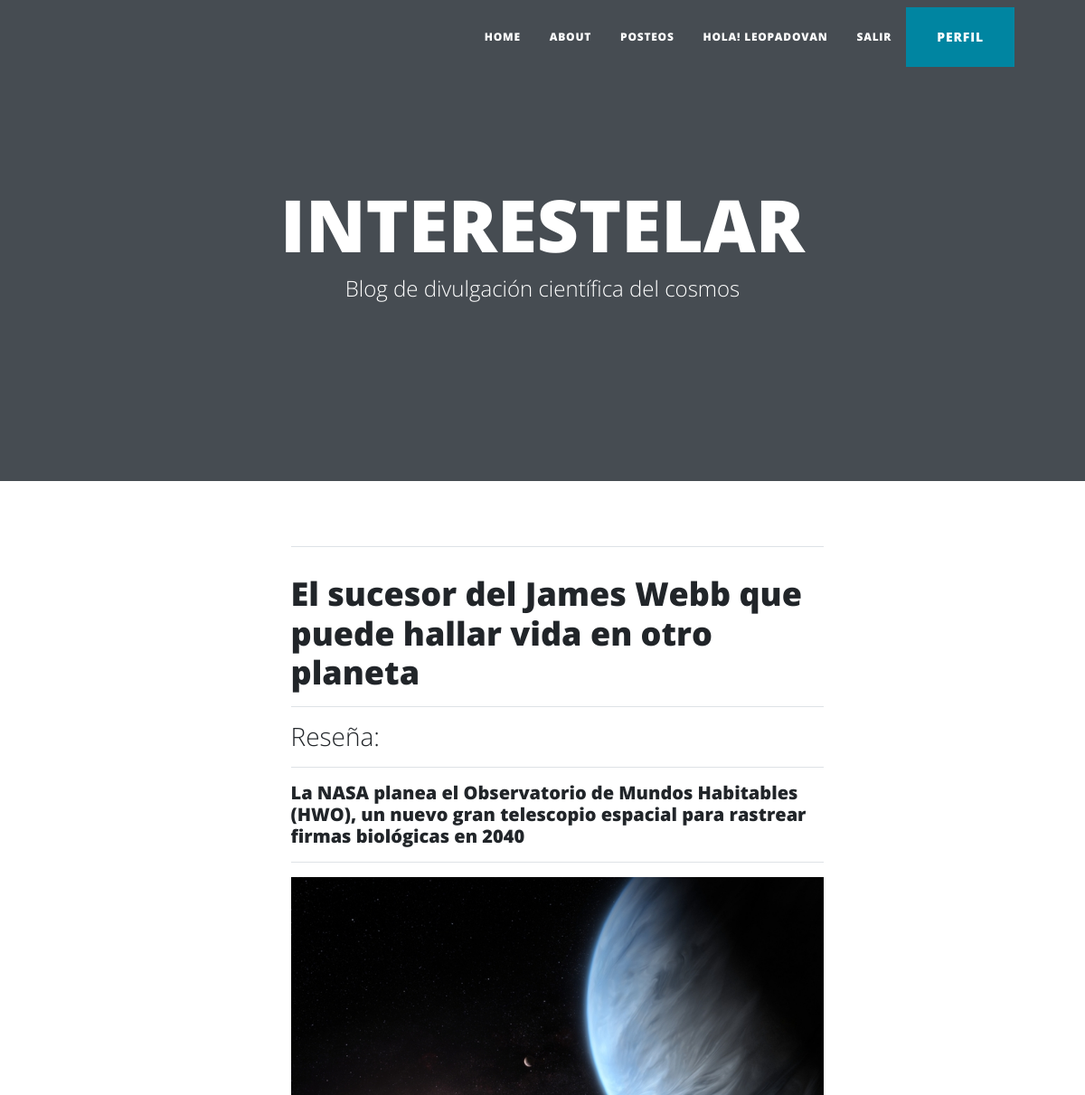
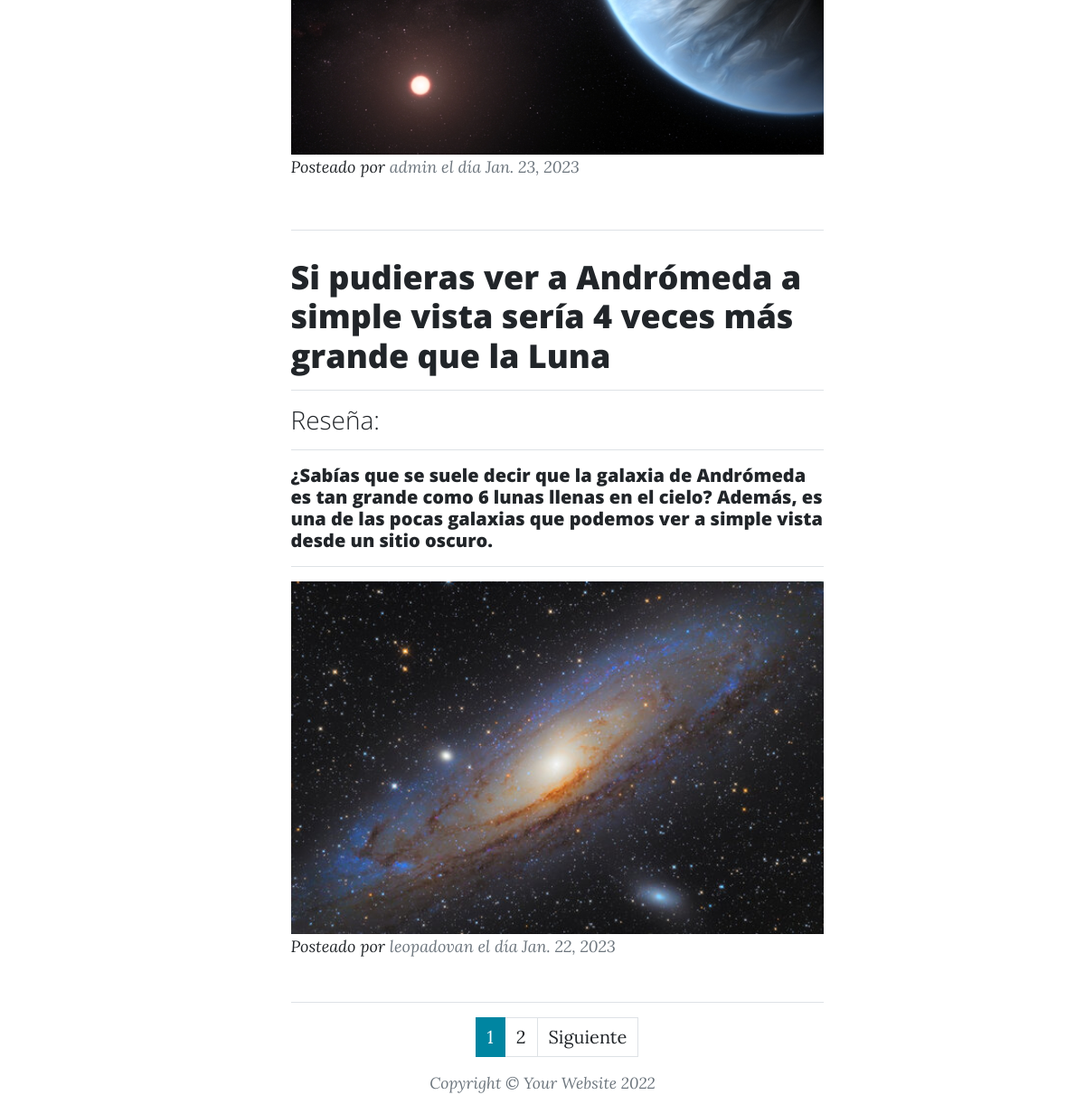
The app's page /App_blog/leerpost/ (signed in) with its own data (2 pictures, top to bottom).
### App_blog/models.py (models this page shows, shortened)
class post(models.Model):
    titulo=models.CharField(max_length=200)
    reseña=models.CharField(max_length=500)
    contenido=models.TextField(max_length=5000)
    imagen=models.ImageField(upload_to="imgpost", null=True, blank=True)
    fecha= models.DateField()
    autor= models.ForeignKey(User, on_delete=models.CASCADE)

### App_blog/views.py (the view)
# urls.py: path("leerpost/", leerposteo , name="leerposteo"),
def leerposteo(request):
    posteos= post.objects.all()
    page= request.GET.get("page",1)
    try:
        paginator = Paginator(posteos, 2)
        posteos = paginator.page(page)
    except:
        return render(request, "home.html")
    data= {"entity": posteos ,
    "paginator": paginator}
    return render(request, "leerposteo.html", data)

### App_blog/templates/leerposteo.html (shortened to what this page needs)
<!DOCTYPE html>
<html lang="en">
<head>
</head>
<body>
</body>
</html>
<!DOCTYPE html>
<html lang="en">
    <head>
        {% load static %}
        <link href="{% static 'css/styles.css' %}" rel="stylesheet" />
    </head>
    <body>
        <nav class="navbar navbar-expand-lg navbar-light" id="mainNav">
            <div class="container px-4 px-lg-5">
                <div class="collapse navbar-collapse" id="navbarResponsive">
                    <ul class="navbar-nav ms-auto py-4 py-lg-0">
                        <li class="nav-item"><a class="nav-link px-lg-3 py-3 py-lg-4" href="{% url 'home' %}">Home</a></li>
                        <li class="nav-item"><a class="nav-link px-lg-3 py-3 py-lg-4" href="{% url 'sobremi' %}">About</a></li>
                        <li class="nav-item"><a class="nav-link px-lg-3 py-3 py-lg-4" href="{% url 'leerposteo' %}">Posteos</a></li>
                        {% if user.is_authenticated %}
                        <li class="nav-item"><a class="nav-link px-lg-3 py-3 py-lg-4" href="{% url 'profile' %}"> Hola! {{ user.username }}</a></li>
                        <li class="nav-item"><a class="nav-link px-lg-3 py-3 py-lg-4" href="{% url 'logout' %}">SALIR</a></li>
                        <li class="btn btn-primary"><a class="btn btn-primary px-lg-1 py-1 py-lg-1" href="{% url 'profile' %}">PERFIL</a></li>
                        {% else %}
                        <li class="btn btn-primary"><a class="btn btn-primary px-lg-1 py-1 py-lg-1" href="{% url 'usuarioform' %}">REGISTRAR</a></li>
                        <li class="btn btn-info"><a class="btn btn-info px-lg-1 py-1 py-lg-1" href="{% url 'login' %}">LOGIN</a></li>
                        {% endif %}
                    </ul>
                </div>
            </div>
        </nav>
        <header class="masthead" href="{% static 'assets/img/home-bg.jpg' %}">
            <div class="container position-relative px-4 px-lg-5">
                <div class="row gx-4 gx-lg-5 justify-content-center">
                    <div class="col-md-10 col-lg-8 col-xl-7">
                        <div class="site-heading">
                            <h1>INTERESTELAR</h1>
                            <span class="subheading">Blog de divulgación científica del cosmos</span>
                        </div>
                    </div>
                </div>
            </div>
        </header>
        <ul>
            <div class="container px-4 px-lg-5">
                <div class="row gx-4 gx-lg-5 justify-content-center">
                    <div class="col-md-10 col-lg-8 col-xl-7">
                        {% for a in entity %}
                        <table>
                                <hr class="my-4" />
                                <div class="post-preview">
                                <a href="{% url 'leerpostid' a.id %}""><h1 class="post-title">{{ a.titulo }}</h1>
                                <hr>
                                <h3 class="post-subtitle"> Reseña: </h3>
                                <hr>
                                <h5>{{ a.reseña }}</h5>
                                <hr>
                                <img class="img-fluid" src="{{ a.imagen.url }}" width="800px" height="400px" alt="..." /> </h4>
                                <p class="post-meta">
                                    Posteado por
                                    <a> {{ a.autor }}</a>
                                    el día {{ a.fecha }}
                                </p>
                        {% endfor %}
                        </table>
                        <hr>
                    </div>
                </div>
                            {% include "paginator.html" %}
            </div>
        </ul>
                        <div class="small text-center text-muted fst-italic">Copyright &copy; Your Website 2022</div>
    </body>
</html>

### records on screen
post: titulo "El sucesor del James Webb que puede hallar vida en otro planeta", reseña "La NASA planea el Observatorio de Mundos Habitables (HWO), un nuevo gran telescopio espacial para rastrear firmas biológicas en 2040", imagen (picture), autor "admin", fecha "Jan. 23, 2023"
post: titulo "Si pudieras ver a Andrómeda a simple vista sería 4 veces más grande que la Luna", reseña "¿Sabías que se suele decir que la galaxia de Andrómeda es tan grande como 6 lunas llenas en el cielo? Además, es una de las pocas galaxias que podemos ver a simple vista desde un sitio oscuro.", imagen (picture), autor "leopadovan", fecha "Jan. 22, 2023"

### other values on screen
{{ user.username }} "LEOPADOVAN"
{{ page }} "1" "2"
